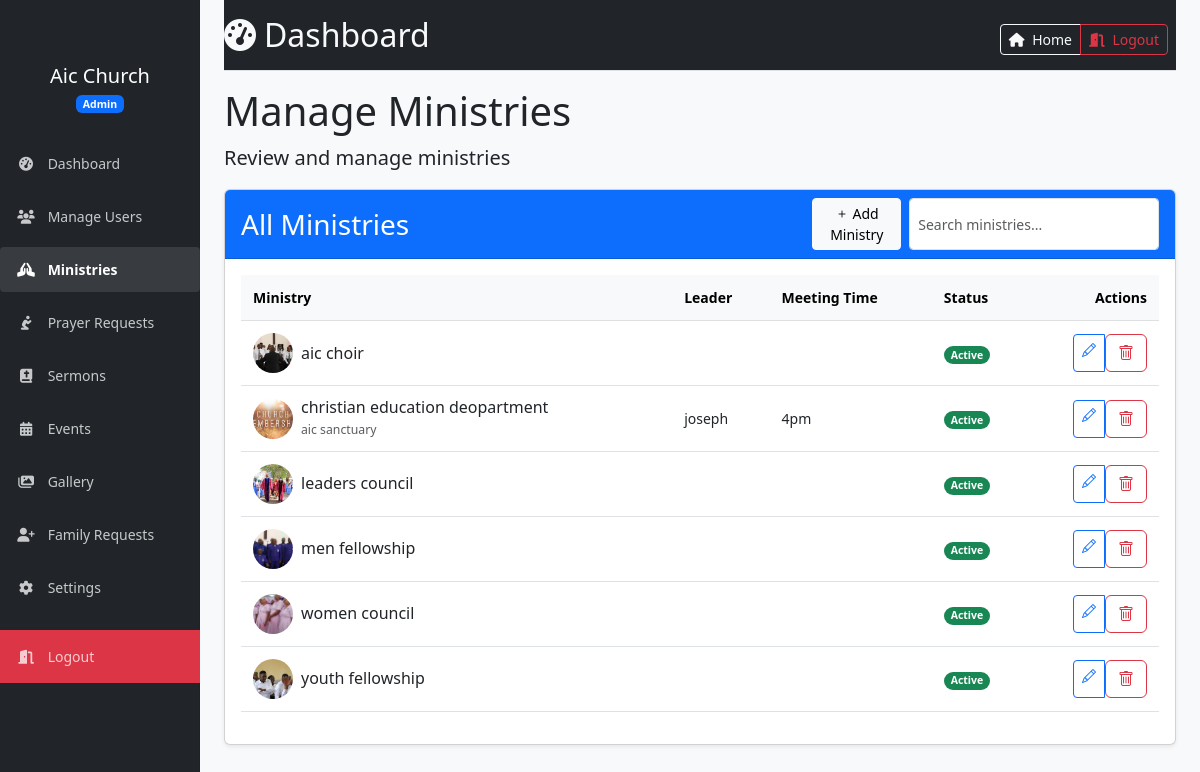
The page /admin/manage_ministries.php (signed in) on the database its author committed.
### tables this page shows
CREATE TABLE `ministries` (
  `id` int(11) NOT NULL,
  `name` varchar(100) NOT NULL,
  `description` text DEFAULT NULL,
  `leader` varchar(100) DEFAULT NULL,
  `meeting_time` varchar(100) DEFAULT NULL,
  `location` varchar(255) DEFAULT NULL,
  `image_url` varchar(255) DEFAULT NULL,
  `is_active` tinyint(1) DEFAULT 1,
  `created_at` timestamp NOT NULL DEFAULT current_timestamp()
);

### admin/manage_ministries.php (the view, shortened to what this page needs)
<?php
require_once '../includes/auth.php';
$page = isset($_GET['page']) ? max(1, (int)$_GET['page']) : 1;
$limit = 10;
$offset = ($page - 1) * $limit;
$result = $conn->query("SELECT SQL_CALC_FOUND_ROWS * FROM ministries ORDER BY name LIMIT $limit OFFSET $offset");
?>
<!DOCTYPE html>
<html lang="en">
<head>
    <link href="https://cdn.jsdelivr.net/npm/bootstrap@5.3.0/dist/css/bootstrap.min.css" rel="stylesheet">
    <link rel="stylesheet" href="https://cdn.jsdelivr.net/npm/bootstrap-icons@1.7.2/font/bootstrap-icons.css">
    <link rel="stylesheet" href="https://cdnjs.cloudflare.com/ajax/libs/font-awesome/6.4.0/css/all.min.css">
    <link rel="stylesheet" href="../assets/css/admin.css">
</head>
<body>
<div class="container-fluid">
    <div class="row">
        <?php include "../includes/admin_left_nav.php" ?>
        <main class="col-md-12 ms-sm-auto col-lg-10 px-md-4 py-0">
            <div class="d-flex justify-content-between flex-wrap flex-md-nowrap align-items-center pt-3 pb-2 mb-3 bg-dark border-bottom">
                <h1 class="h2 text-light"><i class="fas fa-tachometer-alt me-2"></i>Dashboard</h1>
                <div class="btn-toolbar mb-2 mb-md-0">
                     <div class="btn-group me-2">
                        <button type="button" class="btn btn-sm btn-outline-light">
                            <a class="nav-link" href="../index.php">
                                <i class="fas fa-house me-1"></i> Home
                            </a>
                        </button>
                        <button type="button" class="btn btn-sm btn-outline-danger" id="button_logout">
                            <a class="nav-link" href="../logout.php">
                                <i class="fas fa-door-open me-1"></i> Logout
                            </a>
                        </button>
                    </div>
                </div>
            </div>
            <div class="col">
                <h1>Manage Ministries</h1>
                <p class="lead">Review and manage ministries</p>
            </div>
            <div class="row g-4">
                <div class="col-12">
                    <div class="card shadow-sm">
                        <div class="card-header bg-primary text-white">
                            <div class="d-flex justify-content-between align-items-center flex-wrap">
                                <h3 class="card-title mb-2 mb-md-0">All Ministries</h3>
                                <div class="d-flex flex-grow-1 flex-md-grow-0 ms-md-2">
                                    <button class="btn btn-sm btn-light me-2" data-bs-toggle="modal" data-bs-target="#ministryFormModal">
                                        <i class="bi bi-plus"></i> Add Ministry
                                    </button>
                                    <input type="text" id="searchInput" class="form-control form-control-sm" placeholder="Search ministries...">
                                </div>
                            </div>
                        </div>
                        <div class="card-body">
                            <div class="table-responsive" style="max-height: 70vh; overflow-y: auto;">
                                <table class="table table-hover align-middle">
                                    <thead class="table-light sticky-top" style="top: -1px;">
                                        <tr>
                                            <th>Ministry</th>
                                            <th>Leader</th>
                                            <th class="d-none d-sm-table-cell">Meeting Time</th>
                                            <th>Status</th>
                                            <th class="text-end">Actions</th>
                                        </tr>
                                    </thead>
                                    <tbody>
                                        <?php while ($ministry = $result->fetch_assoc()): ?>
                                            <tr>
                                                <td>
                                                    <div class="d-flex align-items-center">
                                                        <?php if (!empty($ministry['image_url'])): ?>
                                                            <div class="flex-shrink-0">
                                                                <img src="../<?php echo htmlspecialchars($ministry['image_url']); ?>"
                                                                     width="40" height="40" class="rounded-circle object-fit-cover me-2">
                                                            </div>
                                                        <?php endif; ?>
                                                        <div class="flex-grow-1">
                                                            <h6 class="mb-0"><?php echo htmlspecialchars($ministry['name']); ?></h6>
                                                            <small class="text-muted"><?php echo htmlspecialchars($ministry['location']); ?></small>
                                                        </div>
                                                    </div>
                                                </td>
                                                <td><?php echo htmlspecialchars($ministry['leader']); ?></td>
                                                <td class="d-none d-sm-table-cell"><?php echo htmlspecialchars($ministry['meeting_time']); ?></td>
                                                <td>
                                                    <span class="badge rounded-pill bg-<?php echo $ministry['is_active'] ? 'success' : 'secondary'; ?>">
                                                        <?php echo $ministry['is_active'] ? 'Active' : 'Inactive'; ?>
                                                    </span>
                                                </td>
                                                <td class="text-end">
                                                    <div class="btn-group btn-group-sm" role="group">
                                                        <a href="?edit=<?php echo $ministry['id']; ?>" class="btn btn-outline-primary" title="Edit">
                                                            <i class="bi bi-pencil"></i>
                                                        </a>
                                                        <form action="manage_ministries.php" method="post" class="d-inline"
                                                              onsubmit="return confirm('Are you sure you want to delete this ministry and all its members?');">
                                                            <button type="submit" class="btn btn-outline-danger" title="Delete">
                                                                <i class="bi bi-trash"></i>
                                                            </button>
                                                        </form>
                                                    </div>
                                                </td>
                                            </tr>
                                        <?php endwhile; ?>
                                    </tbody>
                                </table>
                            </div>
                        </div>
                    </div>
                </div>
            </div>
        </main>
    </div>
</div>
</body>
</html>

### assets/css/admin.css (style rules this page uses)
body { font-size: .875rem; background-color: #f8f9fa; }
main { padding-top: 48px; }
.card { box-shadow: 0 0.125rem 0.25rem rgba(0, 0, 0, 0.075); transition: box-shadow 0.3s ease-in-out; }
.table > :not(caption) > * > * { padding: 0.75rem; }

### admin/manage_ministries.php (style rules this page uses)
.sticky-top { background-color: white; z-index: 1; }

### rows shown on the page
ministries: image_url (picture), name "aic choir", is_active "Active"
ministries: image_url (picture), name "christian education deopartment", location "aic sanctuary", leader "joseph", meeting_time "4pm", is_active "Active"
ministries: image_url (picture), name "leaders council", is_active "Active"
ministries: image_url (picture), name "men fellowship", is_active "Active"
ministries: image_url (picture), name "women council", is_active "Active"
ministries: image_url (picture), name "youth fellowship", is_active "Active"

### other values the page prints
$safe_username "Aic Church"
$safe_role "Admin"
